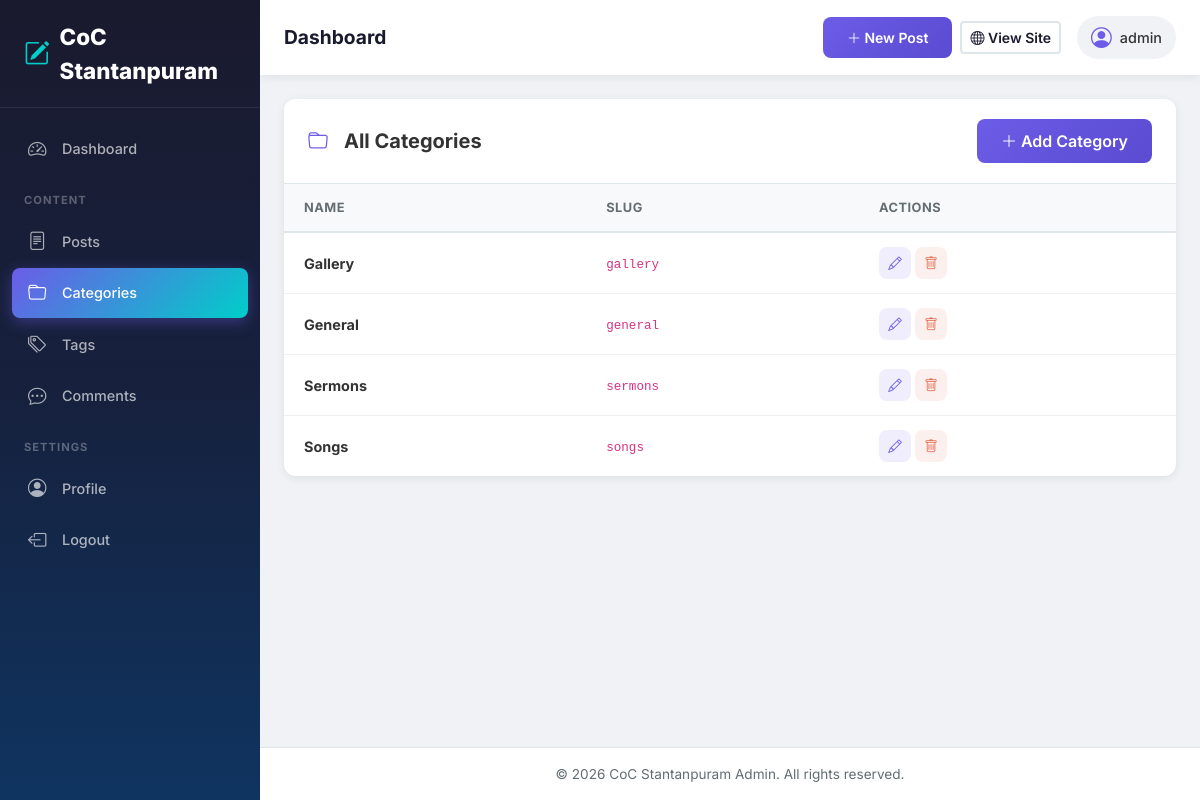
The page /admin-panel/categories/ (signed in) on the database its author committed.
### blog/models.py (models this page shows, shortened)
class Category(models.Model):
    name = models.CharField(max_length=100, unique=True)
    slug = models.SlugField(max_length=100, unique=True, blank=True)
    class Meta:
        verbose_name_plural = "Categories"
        ordering = ["name"]

### blog/views.py (the view)
# urls.py: path("admin-panel/categories/", views.category_list, name="category_list"),
@login_required(login_url="admin_login")
def category_list(request):
    categories = Category.objects.all().order_by("name")
    return render(
        request, "admin/category_list.html", {"categories": categories}
    )

### blog/context_processors.py (called while the page is built)
def common_context(request):
    categories = Category.objects.all()
    recent_posts = Post.objects.filter(status="published")[:3]
    return {
        "categories": categories,
        "recent_posts": recent_posts,
    }

### blog/templates/admin/category_list.html (shortened to what this page needs)
{% extends "admin/admin_base.html" %}
{% load static %}
{% block content %}
<div class="container-fluid px-4">
    <div class="admin-table-card">
        <div class="card-header d-flex justify-content-between align-items-center">
            <h5><i class="bi bi-folder me-2"></i>All Categories</h5>
            <a href="{% url 'category_create' %}" class="btn btn-primary">
                <i class="bi bi-plus-lg"></i> Add Category
            </a>
        </div>
        <div class="card-body p-0">
            <div class="table-responsive">
                <table class="admin-table">
                    <thead>
                        <tr>
                            <th>Name</th>
                            <th>Slug</th>
                            <th>Actions</th>
                        </tr>
                    </thead>
                    <tbody>
                        {% for category in categories %}
                        <tr>
                            <td><strong>{{ category.name }}</strong></td>
                            <td><code>{{ category.slug }}</code></td>
                            <td>
                                <div class="action-btns">
                                    <a href="{% url 'category_edit' category.pk %}" class="btn btn-sm btn-edit" title="Edit">
                                        <i class="bi bi-pencil"></i>
                                    </a>
                                    <button type="button" class="btn btn-sm btn-delete" title="Delete"
                                        data-bs-toggle="modal" data-bs-target="#deleteModal{{ category.pk }}">
                                        <i class="bi bi-trash"></i>
                                    </button>
                                </div>
                            </td>
                        </tr>
                        {% endfor %}
                    </tbody>
                </table>
            </div>
        </div>
    </div>
</div>
{% endblock %}

### blog/templates/admin/admin_navbar.html (shortened to what this page needs)
<nav class="admin-topbar">
    <div class="d-flex align-items-center">
        <h5 class="mb-0 page-title-text">{% block page_title %}Dashboard{% endblock %}</h5>
    </div>
    <div class="admin-topbar-right">
        <a href="{% url 'post_create' %}" class="btn btn-primary btn-sm">
            <i class="bi bi-plus-lg"></i> New Post
        </a>
        <a href="{% url 'home' %}" class="btn btn-outline-light btn-sm ms-2" target="_blank">
            <i class="bi bi-globe"></i> View Site
        </a>
        <div class="admin-user ms-3">
            <i class="bi bi-person-circle"></i>
            <span>{{ request.user.username }}</span>
        </div>
    </div>
</nav>

### blog/static/css/admin.css (style rules this page uses)
:root { --sidebar-width: 260px; --primary: #6c5ce7; --primary-dark: #5a4bd1; --primary-light: #a29bfe; --secondary: #00cec9; --accent: #fd79a8; --dark: #1a1a2e; --darker: #16213e; --darkest: #0f3460; --light: #f0f2f5; --white: #ffffff; --gray: #636e72; --gray-light: #dfe6e9; --success: #00b894; --danger: #e17055; --warning: #fdcb6e; --shadow: 0 2px 10px rgba(0,0,0,0.08); --shadow-lg: 0 10px 40px rgba(0,0,0,0.1); --radius: 12px; --radius-sm: 8px; --transition: all 0.3s ease; }
* { margin: 0; padding: 0; box-sizing: border-box; }
body { font-family: 'Inter', sans-serif; background: var(--light); color: #333; }
.admin-topbar { background: var(--white); padding: 16px 24px; display: flex; align-items: center; justify-content: space-between; box-shadow: var(--shadow); position: sticky; top: 0; z-index: 100; }
.page-title-text { font-weight: 700; font-size: 1.2rem; color: var(--dark); }
.admin-topbar-right { display: flex; align-items: center; }
.admin-user { display: flex; align-items: center; gap: 8px; padding: 6px 14px; background: var(--light); border-radius: 50px; font-weight: 500; font-size: 0.9rem; }
.admin-user i { font-size: 1.3rem; color: var(--primary); }
.admin-table-card { background: var(--white); border-radius: var(--radius); box-shadow: var(--shadow); overflow: hidden; margin-bottom: 24px; }
.admin-table-card .card-header { background: var(--white); padding: 20px 24px; border-bottom: 1px solid var(--gray-light); }
.admin-table-card .card-header h5 { font-weight: 700; margin: 0; display: flex; align-items: center; gap: 8px; }
.admin-table-card .card-header h5 i { color: var(--primary); }
.admin-table { width: 100%; border-collapse: collapse; }
.admin-table thead { background: #f8f9fa; }
.admin-table th { padding: 14px 20px; font-size: 0.8rem; font-weight: 700; text-transform: uppercase; letter-spacing: 0.5px; color: var(--gray); border-bottom: 2px solid var(--gray-light); text-align: left; }
.admin-table td { padding: 14px 20px; border-bottom: 1px solid #f0f0f0; vertical-align: middle; font-size: 0.9rem; }
.admin-table tbody tr:last-child td { border-bottom: none; }
.action-btns { display: flex; gap: 4px; }
.btn-edit, .btn-delete, .btn-approve, .btn-reject { width: 32px; height: 32px; padding: 0; display: inline-flex; align-items: center; justify-content: center; border-radius: var(--radius-sm); border: none; transition: var(--transition); font-size: 0.85rem; }
.btn-edit { background: rgba(108,92,231,0.1); color: var(--primary); }
.btn-delete { background: rgba(225,112,85,0.1); color: var(--danger); }
.btn-primary { background: linear-gradient(135deg, var(--primary), var(--primary-dark)); border: none; font-weight: 600; padding: 10px 24px; border-radius: var(--radius-sm); transition: var(--transition); }
.btn-outline-light { border: 2px solid var(--gray-light); color: var(--dark); font-weight: 600; transition: var(--transition); }

### rows shown on the page
Category: name "Gallery", slug "gallery"
Category: name "General", slug "general"
Category: name "Sermons", slug "sermons"
Category: name "Songs", slug "songs"

### other values the page prints
{{ request.user.username }} "admin"
